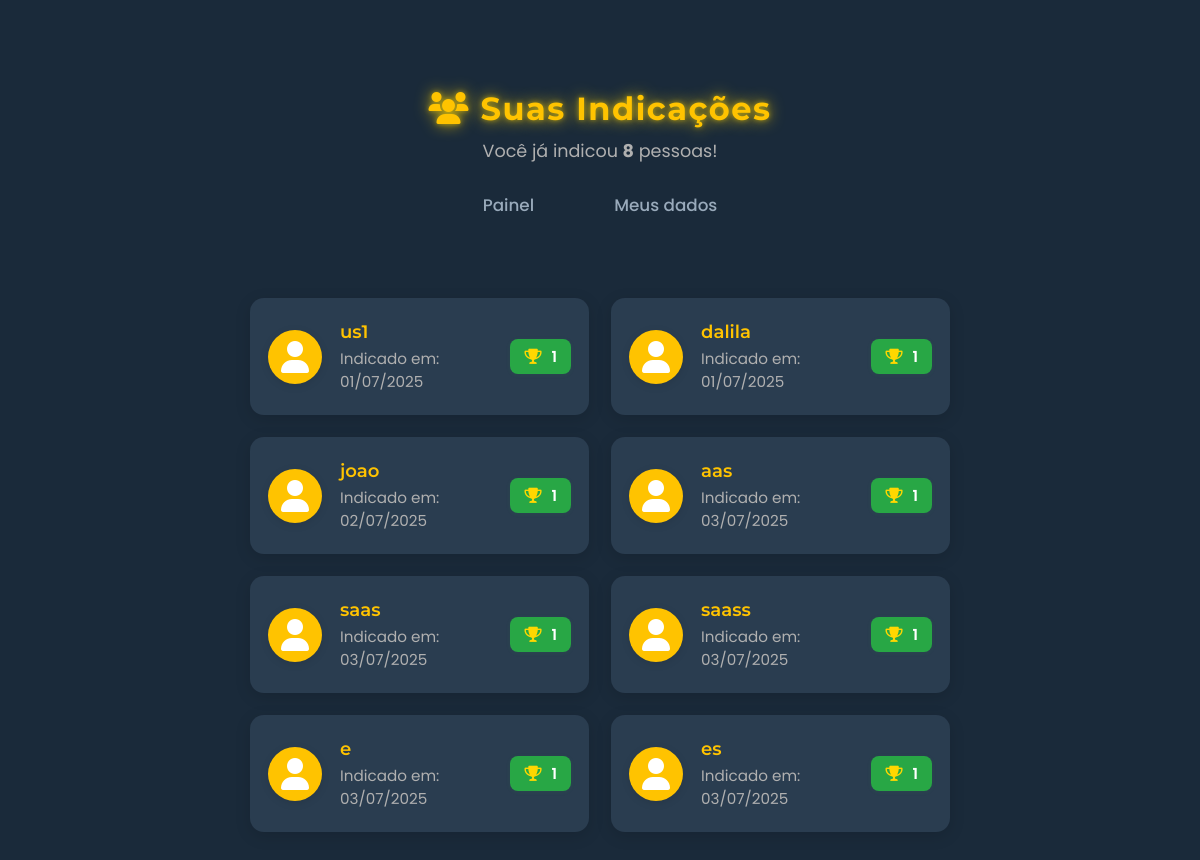
Before: /indicacao/ (signed in) with the older database file.
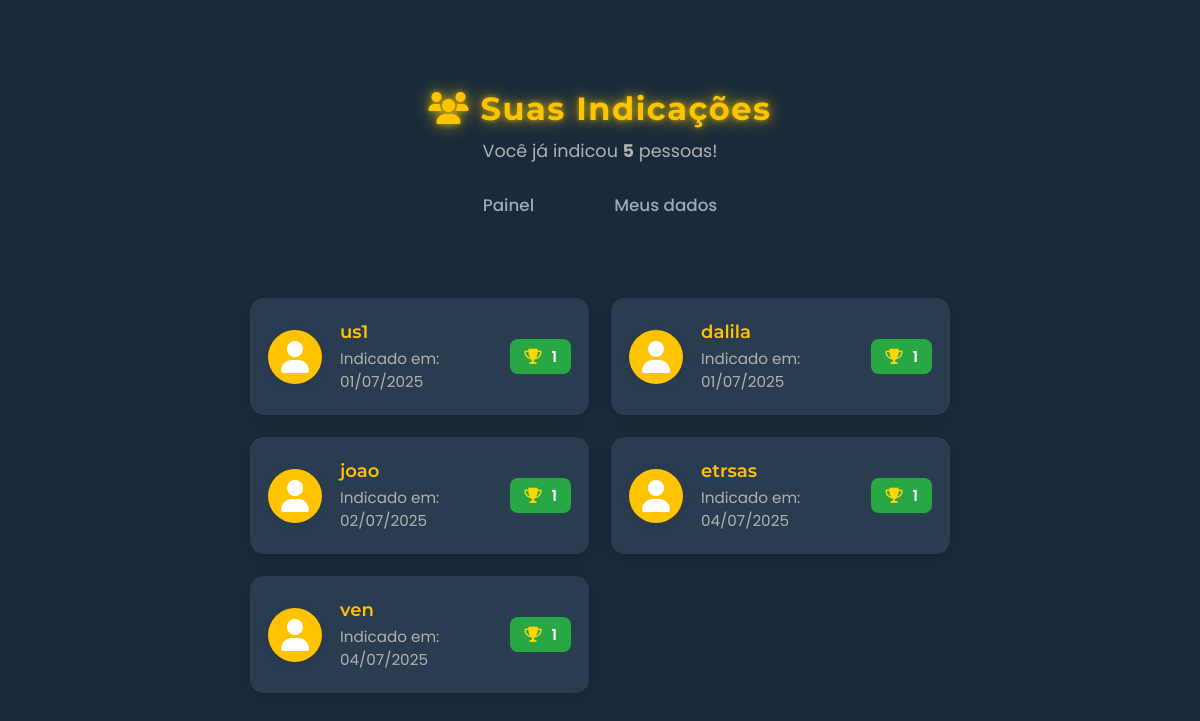
After: the same page with the newer database file.
### core/models.py (models this page shows, shortened)
class UserProfile(models.Model):
    user = models.OneToOneField(User, on_delete=models.CASCADE)
    email = models.CharField(max_length=80, blank=True, null=True, help_text='email')
    code = models.CharField(max_length=12, blank=True, help_text='Código para compartilhar')
    recomended_by = models.ForeignKey(User, on_delete=models.CASCADE, null=True, blank=True, related_name='ref_by')
    updated = models.DateTimeField(auto_now=True)
    created = models.DateTimeField(auto_now_add=True)
    ponts = models.IntegerField(default=0, help_text='Pontos acumulados pelo usuário', blank=True, null=True)
    whatsapp = models.CharField(max_length=15, blank=True, null=True, help_text='Número de WhatsApp do usuário')
    ano_carro = models.CharField(max_length=6, help_text='Ano do carro do usuário', blank=True, null=True)
    modelo = models.CharField(max_length=60, blank=True, help_text='Modelo do carro do usario')
    status = models.ForeignKey(StatusClinete, on_delete=models.CASCADE, blank=True, null=True, help_text='Status do usuário')
    plano = models.ForeignKey(Planos, on_delete=models.CASCADE, blank=True, null=True, help_text='Status do usuário')
    lead_origin = models.IntegerField(default=1, help_text='Lead de Origin', blank=True, null=True)
    objservacao = models.CharField(max_length=125, blank=True, null=True, help_text='Observações')
    unit_id = models.IntegerField(default=1, help_text='Unidade Id', blank=True, null=True)
    qr = models.ImageField(upload_to='qr/', blank=True, null=True, help_text='QR gerado do usuário')
    chave_pix = models.CharField(max_length=80, blank=True, null=True, help_text='Chave pix')
    banco = models.CharField(max_length=80, blank=True, null=True, help_text='Banco da chave Pix')
    def get_recommended_profile(self):
        qs = UserProfile.objects.all()
        my_recs = []
        for profile in qs:
            if profile.recomended_by == self.user:
                my_recs.append(profile)
        return my_recs
    class Meta:
        verbose_name = 'User Profile'
        verbose_name_plural = 'User Profiles'

### core/views.py (the view)
# urls.py: path('indicacao/', IndicacaoView.as_view(), name='indicacao_view'),
class IndicacaoView(LoginRequiredMixin, ListView):
    template_name = 'home/indeicacao.html'
    model = UserProfile
    def get_context_data(self, **kwargs):
        context = super().get_context_data(**kwargs)
        profile = get_object_or_404(UserProfile, user=self.request.user)
        context['my_recs'] = profile.get_recommended_profile()
        return context

### templates/home/indeicacao.html (shortened to what this page needs)
{% load static %}
<!DOCTYPE html>
<html lang="pt-BR">
<head>
    <link rel="stylesheet" href="https://cdnjs.cloudflare.com/ajax/libs/font-awesome/6.0.0-beta3/css/all.min.css">
    <link rel="stylesheet" href="{% static 'css/indicacao.css' %}">
</head>
<body>
    <div class="container">
        <header>
            <div class="header-content">
                <div class="indication-header">
                    <h1><i class="fas fa-users"></i> Suas Indicações</h1>
                </div>
                <div class="indication-summary">
                    Você já indicou <b>{{ my_recs|length }}</b> pessoa{{ my_recs|length|pluralize:"s" }}!
                </div>
            </div>
        </header>
        <nav class="main-nav">
            <ul>
                <li><a href="{% url 'painel_view' %}">Painel</a></li>
                <li><a href="{% url 'perfil_view' %}">Meus dados</a></li>
            </ul>
        </nav>
        <main>
            <div class="main-content">
                <div class="indication-list">
                    {% if my_recs %}
                        {% for user in my_recs %}
                            <div class="indication-card" data-name="{{ user.user.get_full_name }}" data-indications="{{ user.total_indicacoes|default:0 }}">
                                <div class="indication-avatar">
                                    <i class="fas fa-user"></i>
                                </div>
                                <div class="indication-info">
                                    <h3>{{ user.user.get_full_name|default:user.user.username }}</h3>
                                    <p>Indicado em: {{ user.created|date:"d/m/Y" }}</p>
                                </div>
                                <span class="indication-badge" title="Indicações deste usuário">
                                    <i class="fas fa-trophy"></i>
                                    {{ user.total_indicacoes|default:"1" }}
                                </span>
                            </div>
                        {% endfor %}
                    {% else %}
                        <div class="no-indications">
                            <i class="fas fa-info-circle"></i> Você ainda não fez nenhuma indicação.
                        </div>
                    {% endif %}
                </div>
            </div>
        </main>
    </div>
</body>
</html>

Changed rows visible on the page:
removed UserProfile: user.get_full_name "aas", created "03/07/2025", total_indicacoes "1"
removed UserProfile: user.get_full_name "saas", created "03/07/2025", total_indicacoes "1"
removed UserProfile: user.get_full_name "saass", created "03/07/2025", total_indicacoes "1"
removed UserProfile: user.get_full_name "e", created "03/07/2025", total_indicacoes "1"
removed UserProfile: user.get_full_name "es", created "03/07/2025", total_indicacoes "1"
added UserProfile: user.get_full_name "etrsas", created "04/07/2025", total_indicacoes "1"
added UserProfile: user.get_full_name "ven", created "04/07/2025", total_indicacoes "1"
Other visible differences:
{{ my_recs|length }}: "8" → "5"
